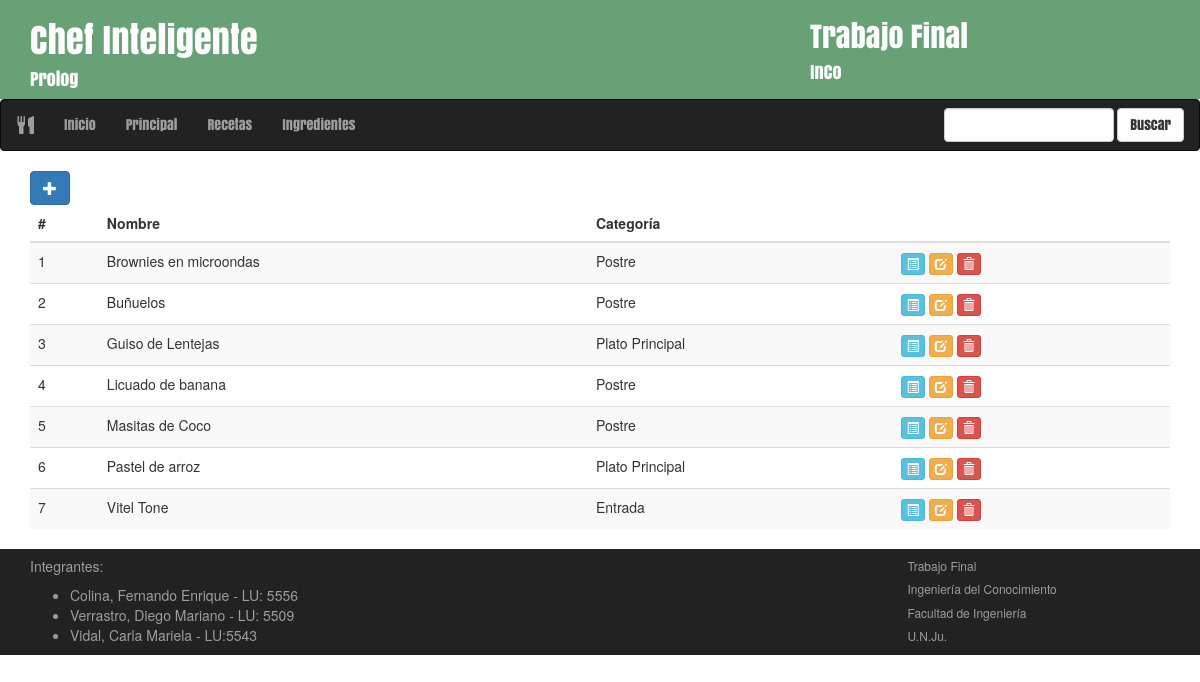
Before: /recetario/recetas/ with the older database file.
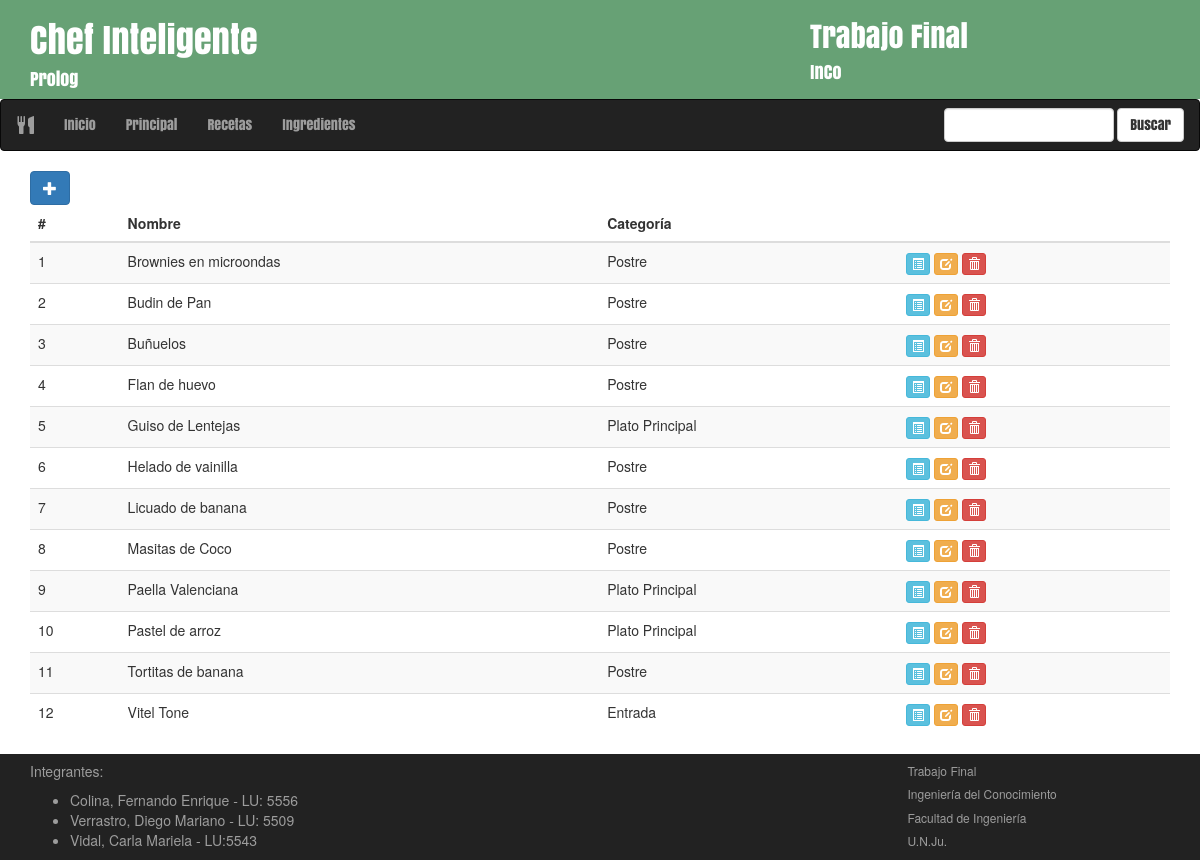
After: the same page with the newer database file.
### recetario/models.py (models this page shows, shortened)
class Receta(models.Model):
	nombre = models.CharField(max_length=40)
	categoria = models.ForeignKey(Categoria)
	image = models.ImageField(verbose_name='Foto',upload_to='images/', blank=True, null=True)
	ingredientes = models.ManyToManyField(Ingrediente, through='DetalleReceta')
	preparacion = models.TextField()
	def image_tag(self):
		return u'<a target="_blank" href="{0}/{1}"><img class="img-rounded img-responsive" alt="No hay imagen" src="{0}/{1}" /></a>'.format(settings.MEDIA_URL, self.image.name)
	image_tag.short_description = 'Image'
	image_tag.allow_tags = True

class Categoria(models.Model):
	nombre = models.CharField(max_length=20)
	def __unicode__(self):
		return self.nombre

### recetario/views.py (the view)
class RecetasList(generic.ListView):
    model = Receta
    template_name = 'recetario/recetas.html'
    context_object_name = 'recetas_list'
    queryset = Receta.objects.all().order_by('nombre')

### recetario/templates/recetario/recetas.html (shortened to what this page needs)
{% extends 'plquery/base.html' %}
{% block content %}
<div id="listarecetas" class="container">
	<div class="row">
		<div class="col-md-12">
			<a href="{% url 'admin:recetario_receta_add' %}"><button type="button" class="btn btn-primary">
			<span class="glyphicon glyphicon-plus"></button></span></a>
			{% if recetas_list %}
			<div class="table-responsive">
				<table class="table table-hover table-striped">
					<thead>
						<tr>
							<th>#</th>
							<th>Nombre</th>
							<th>Categoría</th>
							<th></th>
						</tr>
					</thead>
					<tbody>
						{% for receta in recetas_list %}
						<tr>
							<td>{{ forloop.counter }}</td>
							<td>{{ receta.nombre }}</td>
							<td>{{ receta.categoria }}</td>
							<td><div class="btn-group">
								<a href="{% url 'recetario:detallereceta' receta.pk %}"><button type="button" class="btn btn-info btn-xs">
									<span class="glyphicon glyphicon-list-alt"></span>
									</button></a>
								<a href="{% url 'admin:recetario_receta_change' receta.id %}"><button type="button" class="btn btn-warning btn-xs">
									<span class="glyphicon glyphicon-edit"></span>
									</button></a>
								<a href="{% url 'admin:recetario_receta_delete' receta.id %}"><button type="button" class="btn btn-danger btn-xs">
									<span class="glyphicon glyphicon-trash"></span>
								</button></a>
							</div></td>
						</tr>
						{% endfor %}
					</tbody>
				</table>
			</div>
			{% else %}
				<p>No hay recetas disponibles</p>
			{% endif %}
		</div>
	</div>
</div>
{% endblock %}

Changed rows visible on the page:
added Receta: nombre "Budin de Pan", categoria "Postre"
added Receta: nombre "Flan de huevo", categoria "Postre"
added Receta: nombre "Helado de vainilla", categoria "Postre"
added Receta: nombre "Paella Valenciana", categoria "Plato Principal"
added Receta: nombre "Tortitas de banana", categoria "Postre"
